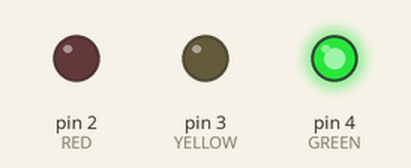
Simulated run of this sketch. Board: Arduino Uno, built with avr-gcc and run on an emulated ATmega328P. On the bench: output pins drawn as LEDs (lit = HIGH).

Above: at 1.5 s.
At 3.5 s:
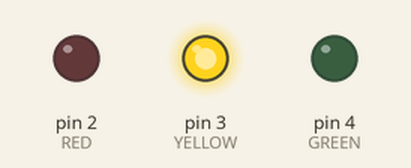
At 5.5 s:
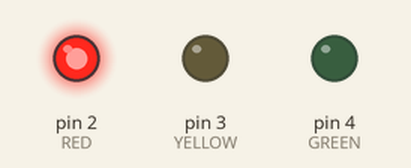
Timing chart, 0 to 9.1 s (numbered marks = the images above):
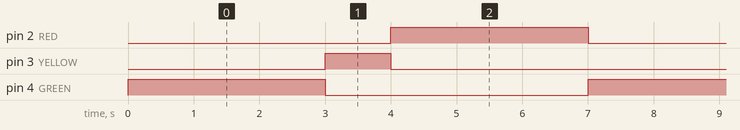

The sketch:

traffic-light.ino
```cpp
// Reference solution: green 3 s, yellow 1 s, red 3 s, repeat. LEDs on D2 (red), D3 (yellow), D4 (green).
const int RED = 2, YELLOW = 3, GREEN = 4;

void show(int pin, unsigned long ms) {
  digitalWrite(RED, pin == RED);
  digitalWrite(YELLOW, pin == YELLOW);
  digitalWrite(GREEN, pin == GREEN);
  delay(ms);
}

void setup() {
  pinMode(RED, OUTPUT);
  pinMode(YELLOW, OUTPUT);
  pinMode(GREEN, OUTPUT);
}

void loop() {
  show(GREEN, 3000);
  show(YELLOW, 1000);
  show(RED, 3000);
}
```

Measured:
- by itself, pin 2 (RED), pin 4 (GREEN): alternates HIGH for 3.0 s and LOW for 4.0 s
- by itself, pin 3 (YELLOW): alternates HIGH for 1.0 s and LOW for 6.0 s
- by itself, everything shown: repeats every 7.0 s, in 3 steps
